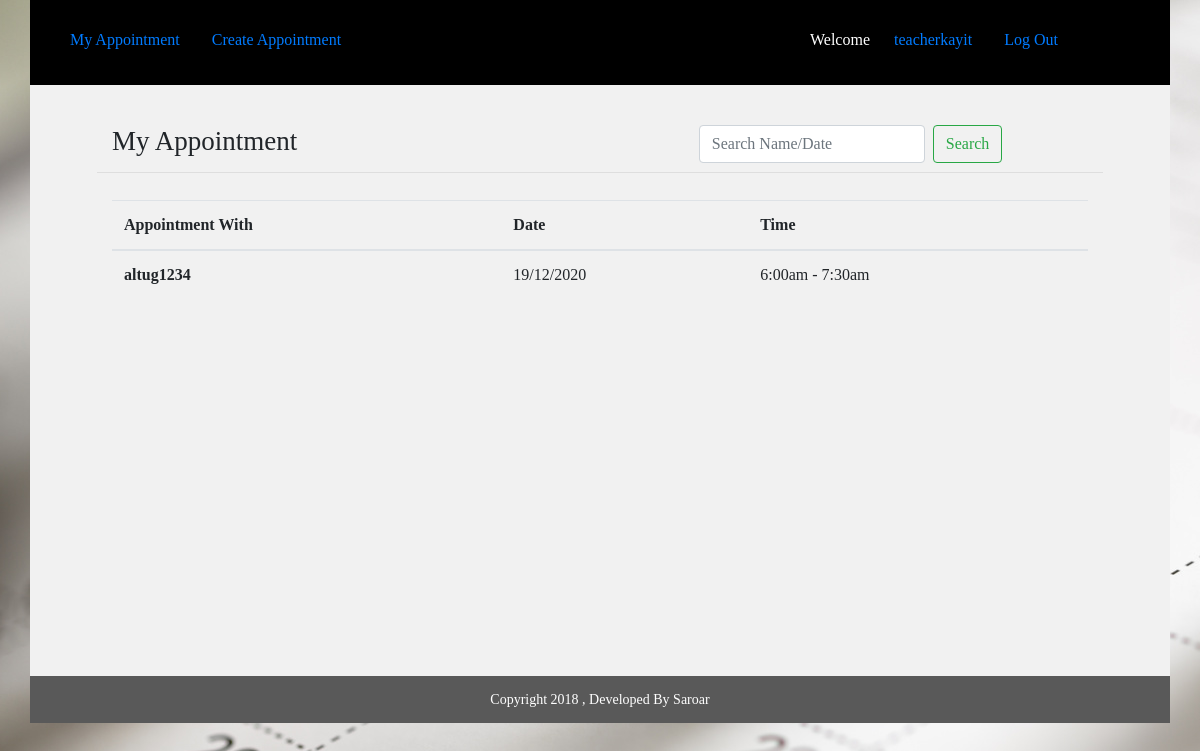
The app's page /teacher/ (signed in) with its own data.
### teacher/models.py (models this page shows, shortened)
class Appointment(models.Model):
	user=models.ForeignKey(settings.AUTH_USER_MODEL,blank=True, null=True,on_delete=models.DO_NOTHING)
	date=models.CharField(max_length=50)
	time_start=models.CharField(max_length=50)
	time_end=models.CharField(max_length=50)
	room_number=models.CharField(max_length=50)
	appointment_with=models.CharField(max_length=50,blank=True)
	update_time=models.DateField(auto_now=True, auto_now_add=False)
	frist_time=models.DateField(auto_now=False, auto_now_add=True)

### teacher/views.py (the view)
# urls.py: path('teacher/', include("teacher.urls")),
def teacher(request):#this section for my appointment
	group_name=Group.objects.all().filter(user = request.user)# get logget user grouped name
	group_name=str(group_name[0]) # convert to string
	if "Teacher" == group_name:
		user_name=request.user.get_username()#Getting Username
		appointment_list = Appointment.objects.all().order_by("-id").filter(user=request.user)
		q=request.GET.get("q")#search start
		if q:
			appointment_list=appointment_list.filter(appointment_with__icontains=q)
		else:
			appointment_list = appointment_list# search end
		appointments= {
		    "query": appointment_list,
		    "user_name":user_name
		}
		return render(request, 'teacher.html', appointments )
	else:
		return redirect('http://127.0.0.1:8000/')

### templates/teacher.html
{% extends 'common_teacher.html' %}
{% block common_teacher %}
   <div class="student">
           <div class="container">
          <div class="row min-height">
              <div class="col-sm-12">
                            <div class="row main_boder">
                                <div class="col-sm-7">
                                     <h3 class="appointmnet_list">My Appointment</h3>
                                </div>
                                <div class="col-sm-5">
                                      <form class="form-inline my-2 my-lg-0" method="GET" action="">
                                          <input class="form-control mr-sm-2" type="text" name="q" placeholder="Search Name/Date" placeholder="Search With Name" aria-label="Search">
                                          <button class="btn btn-outline-success my-2 my-sm-0" type="submit" value="Search">Search</button>
                                       </form>
                                </div>
                            </div>
                             <table class="table">
                                 <thead>
                                  <tr>
                                    <th scope="col">Appointment With</th>
                                    <th scope="col">Date</th>
                                    <th scope="col">Time</th>
                                  </tr>
                                </thead>{% for appoint in query %}
                                {% if appoint.appointment_with != '' %}
                                <tbody>
                                  <tr>
                                    <th scope="row">{{appoint.appointment_with}}</th>
                                          <td>{{appoint.date}}</td>
                                          <td>{{appoint.time_start}} - {{appoint.time_end}}</td>
                                  </tr>{% endif %}
                                </tbody>{% endfor %}
                            </table>
              </div>
          </div>
      </div>
      </div>
      <div class="footer">
           <div class="container">
          <div class="row">
              <div class="col-sm-12">
                             Copyright 2018 , Developed By Saroar
              </div>
          </div>
      </div>
      </div>
{% endblock common_teacher %}

### templates/common_teacher.html
{% extends 'common.html' %}
{% block body %}
   <div class="container ">
   	<div class="row studnet_nav">
   	             <div class="col-sm-8">
						     <ul class="nav nav-pills">
								  <li class="nav-item">
								    <a class="nav-link" href='{% url "teacher_home"%}'>My Appointment</a>
								  </li>
								  <li class="nav-item">
								    <a class="nav-link" href='{% url "teacher_appointment_list"%}'>Create Appointment</a>
								  </li>
							  </ul>
                  </div>
                 <div class="col-sm-4">
					     <ul class="nav nav-pills">
							  <li class="nav-item">
							    <p>Welcome </p>
							  </li>
							  <li class="nav-item">
							    <a class="nav-link" href="#">{{user_name}}</a>
							  </li>
							  <li class="nav-item">
							    <a class="nav-link" href='{% url "logout"%}'>Log Out</a>
							  </li>
						  </ul>
	       		 </div>
	  </div>
    </div>
    {% block common_teacher %}
    {% endblock common_teacher %}
{% endblock %}

### static/css/style.css (style rules this page uses)
.login { height: 723px; background: url(image/background.jpg); }
.row.studnet_nav { background: hsl(0, 0%, 16%); PADDING: 5PX; }
.row.studnet_nav { background: black; color: white; padding: 9px; padding-top: 20px; }
h3.appointmnet_list { padding: 19px 0px 10px 0px; font-weight: normal; font-size: 27px; }
.student .row { background: #f1f1f1; }
body { font-family: cursive;!important }
.footer .row { background: #595959; text-align: center; font-size: 14px; color: white; padding: 13px; }
li.nav-item p { padding: 8px; }
h3.appointmnet_list { padding: 19px 0px 6px 0px; margin-bottom: 27px; font-weight: normal; font-size: 27px; }
.min-height h3.appointmnet_list { padding: 0px 0px 6px 0px; margin-bottom: 9px; font-weight: normal; font-size: 27px; }
.row.min-height { background: #f1f1f1; padding: 20px 67px 36px 67px; }
.row.main_boder { margin-bottom: 27px; border-bottom: 1px solid #00000014; }
.row.min-height { background: #f1f1f1; padding: 40px 67px 36px 67px; min-height: 591px; }
.main_boder { border-bottom: 1px solid #00000014; }

### records on screen
Appointment: appointment_with "altug1234", date "19/12/2020", time_start "6:00am", time_end "7:30am"

### other values on screen
{{ user_name }} "teacherkayit"
